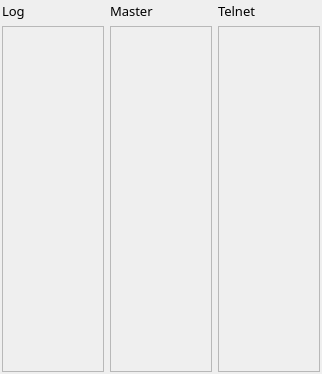
<?xml version="1.0" encoding="UTF-8"?>
<ui version="4.0">
 <class>CheckSpidiWindow</class>
 <widget class="QDockWidget" name="CheckSpidiWindow">
  <property name="geometry">
   <rect>
    <x>0</x>
    <y>0</y>
    <width>322</width>
    <height>374</height>
   </rect>
  </property>
  <property name="font">
   <font>
    <family>JetBrains Mono</family>
   </font>
  </property>
  <property name="focusPolicy">
   <enum>Qt::NoFocus</enum>
  </property>
  <property name="windowTitle">
   <string>CheckSpidi</string>
  </property>
  <widget class="QWidget" name="widget">
   <layout class="QGridLayout" name="checkpartialgridlayout">
    <property name="margin" stdset="0">
     <number>2</number>
    </property>
    <item row="1" column="1">
     <widget class="QScrollArea" name="masterAreaScroll">
      <property name="focusPolicy">
       <enum>Qt::ClickFocus</enum>
      </property>
      <property name="sizeAdjustPolicy">
       <enum>QAbstractScrollArea::AdjustToContents</enum>
      </property>
      <property name="widgetResizable">
       <bool>true</bool>
      </property>
      <widget class="QWidget" name="masterScrollWidget">
       <property name="geometry">
        <rect>
         <x>0</x>
         <y>0</y>
         <width>96</width>
         <height>308</height>
        </rect>
       </property>
       <layout class="QVBoxLayout" name="masterLayout">
        <property name="spacing">
         <number>0</number>
        </property>
        <property name="margin" stdset="0">
         <number>0</number>
        </property>
       </layout>
      </widget>
     </widget>
    </item>
    <item row="1" column="2">
     <widget class="QScrollArea" name="dxcAreaScroll">
      <property name="focusPolicy">
       <enum>Qt::ClickFocus</enum>
      </property>
      <property name="sizeAdjustPolicy">
       <enum>QAbstractScrollArea::AdjustToContents</enum>
      </property>
      <property name="widgetResizable">
       <bool>true</bool>
      </property>
      <widget class="QWidget" name="dxcScrollWidget">
       <property name="geometry">
        <rect>
         <x>0</x>
         <y>0</y>
         <width>95</width>
         <height>308</height>
        </rect>
       </property>
       <layout class="QVBoxLayout" name="dxcLayout">
        <property name="spacing">
         <number>0</number>
        </property>
        <property name="margin" stdset="0">
         <number>0</number>
        </property>
       </layout>
      </widget>
     </widget>
    </item>
    <item row="1" column="0">
     <widget class="QScrollArea" name="qsoAreaScroll">
      <property name="focusPolicy">
       <enum>Qt::ClickFocus</enum>
      </property>
      <property name="sizeAdjustPolicy">
       <enum>QAbstractScrollArea::AdjustToContents</enum>
      </property>
      <property name="widgetResizable">
       <bool>true</bool>
      </property>
      <widget class="QWidget" name="qsoScrollWidget">
       <property name="geometry">
        <rect>
         <x>0</x>
         <y>0</y>
         <width>95</width>
         <height>308</height>
        </rect>
       </property>
       <layout class="QVBoxLayout" name="qsoLayout">
        <property name="spacing">
         <number>0</number>
        </property>
        <property name="margin" stdset="0">
         <number>0</number>
        </property>
       </layout>
      </widget>
     </widget>
    </item>
    <item row="0" column="0">
     <widget class="QLabel" name="logListLabel">
      <property name="font">
       <font>
        <family>JetBrains Mono</family>
        <pointsize>10</pointsize>
       </font>
      </property>
      <property name="text">
       <string>Log</string>
      </property>
     </widget>
    </item>
    <item row="0" column="1">
     <widget class="QLabel" name="masterListLabel">
      <property name="font">
       <font>
        <family>JetBrains Mono</family>
        <pointsize>10</pointsize>
       </font>
      </property>
      <property name="text">
       <string>Master</string>
      </property>
     </widget>
    </item>
    <item row="0" column="2">
     <widget class="QLabel" name="telnetListLabel">
      <property name="font">
       <font>
        <family>JetBrains Mono</family>
        <pointsize>10</pointsize>
       </font>
      </property>
      <property name="text">
       <string>Telnet</string>
      </property>
     </widget>
    </item>
   </layout>
  </widget>
 </widget>
 <tabstops>
  <tabstop>dxcAreaScroll</tabstop>
  <tabstop>qsoAreaScroll</tabstop>
  <tabstop>masterAreaScroll</tabstop>
 </tabstops>
 <resources/>
 <connections/>
</ui>
